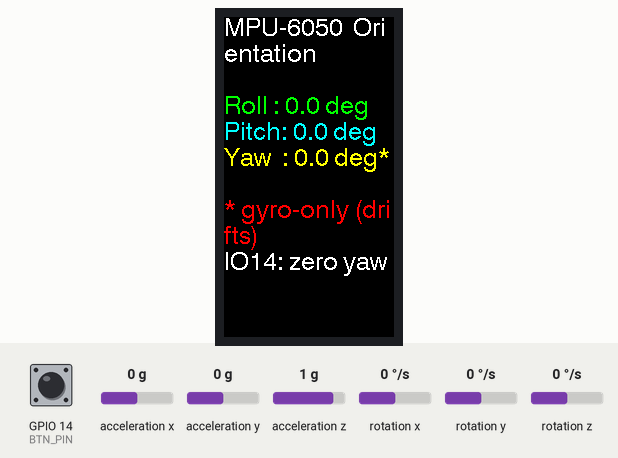
Bench run of a sketch on a simulated ESP32-S3. Parts: 170×320 colour display. Wiring (inferred from the names in the program): MPU-6050 motion sensor at I2C address 0x68. Inputs (shaded band) come from the test bench; at power-on: acceleration x 0 g, acceleration y 0 g, acceleration z 1 g, rotation y 0 °/s, GPIO 14 (BTN_PIN) HIGH, rotation x 0 °/s, rotation z 0 °/s.

Above: at 6.9 s.
7.0 s: acceleration x set to -1.4 g
At 7.32 s:
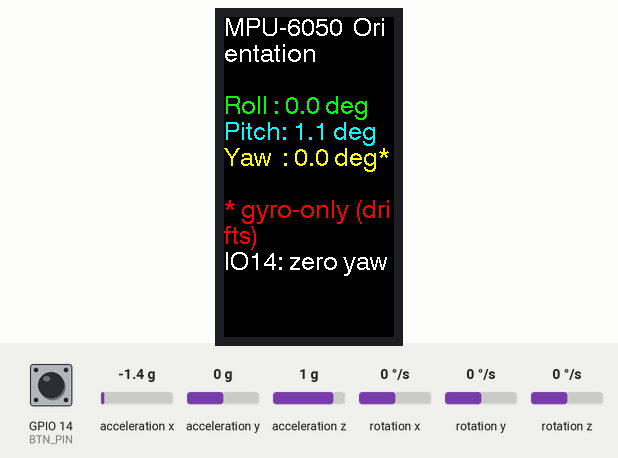
10.0 s: acceleration y set to -1.4 g
At 10.44 s:
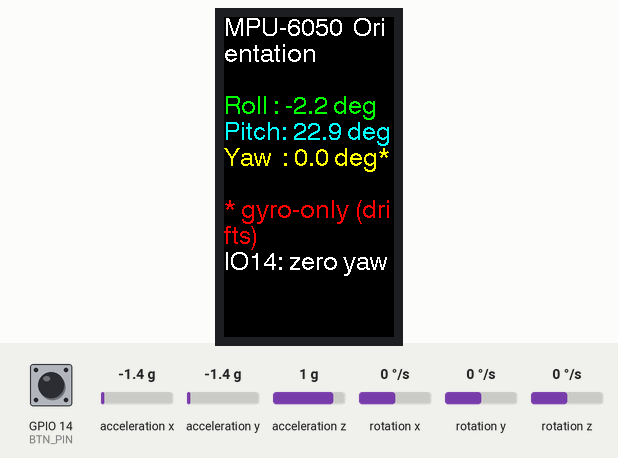
13.0 s: acceleration z set to 0 g
At 13.47 s:
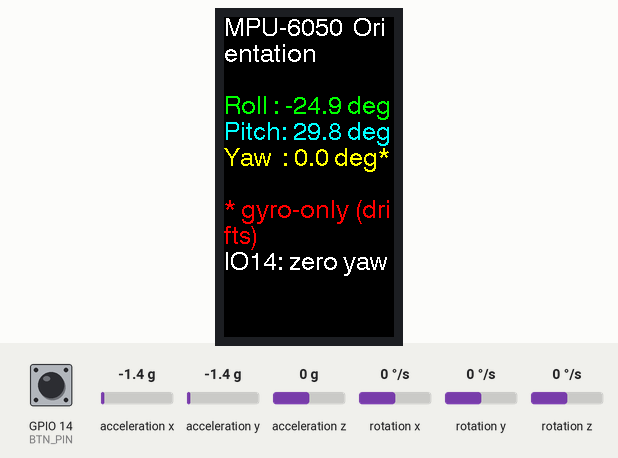
16.0 s: rotation y set to -192 °/s
At 16.62 s:
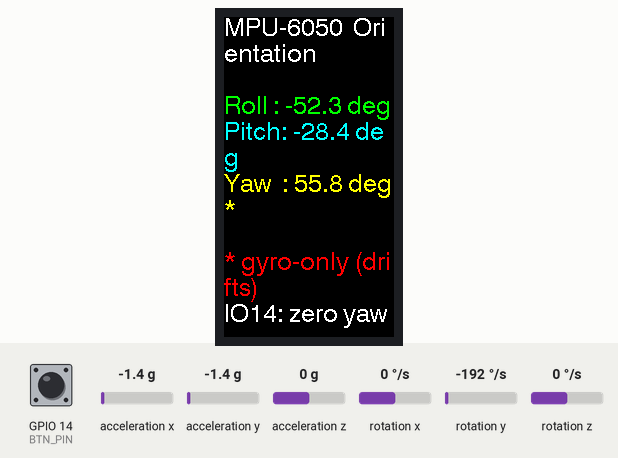
19.0 s: GPIO 14 (BTN_PIN) pulled LOW for 0.15 s
At 19.46 s:
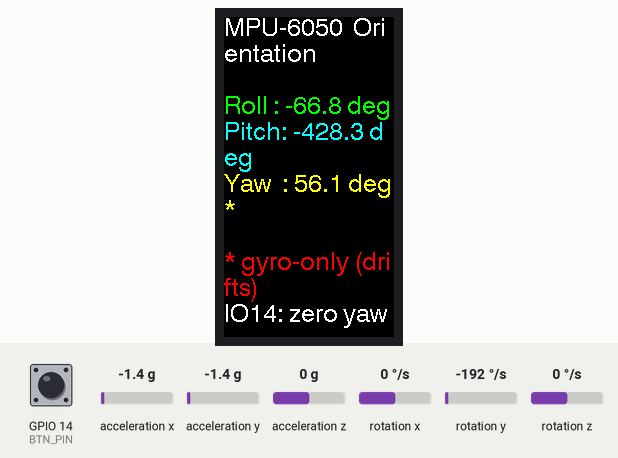
19.7 s: GPIO 14 (BTN_PIN) pulled LOW for 1 s
At 20.17 s:
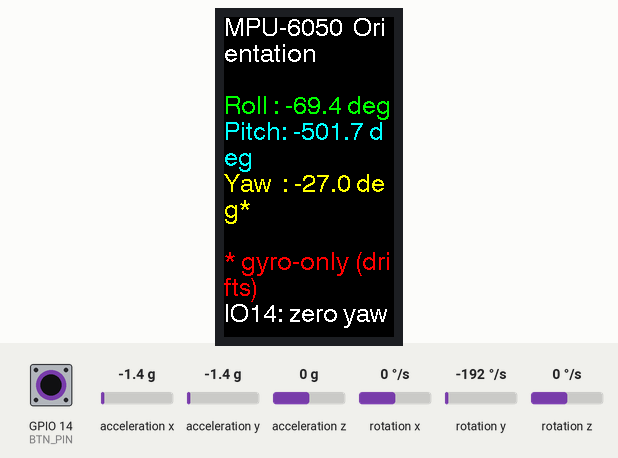

The sketch:

ESP_gyro_fixed_yaw.ino
```cpp
// T-Display S3 + GY-521 (MPU-6050) — reduced yaw drift
// Exact same TFT_eSPI drawing style as your screen test.

#include <SPI.h>
#include <TFT_eSPI.h>
#include <Wire.h>
#include <math.h>

TFT_eSPI tft = TFT_eSPI();

// ---- Pins ----
#define I2C_SDA 21
#define I2C_SCL 16
#define BTN_PIN 14   // press to zero yaw (active-LOW)

// ---- MPU-6050 registers ----
static const uint8_t MPU_ADDR_0 = 0x68;
static const uint8_t MPU_ADDR_1 = 0x69;
uint8_t MPU_ADDR = MPU_ADDR_0;

#define REG_SMPLRT_DIV   0x19
#define REG_CONFIG       0x1A
#define REG_GYRO_CONFIG  0x1B
#define REG_ACCEL_CONFIG 0x1C
#define REG_INT_ENABLE   0x38
#define REG_ACCEL_XOUT_H 0x3B
#define REG_PWR_MGMT_1   0x6B
#define REG_WHO_AM_I     0x75

// ---- scales ----
// Use ±250 dps for finer resolution:
static const float GYRO_SENS  = 131.0f;   // LSB/°/s  (±250 dps)
static const float ACCEL_SENS = 16384.0f; // LSB/g    (±2g)

// ---- complementary filter ----
float roll_f = 0.0f, pitch_f = 0.0f, yaw_f = 0.0f;
const float alpha = 0.98f; // 98% gyro / 2% accel for tilt

// Gyro bias in °/s (we’ll work in physical units to avoid confusion)
float gbx = 0.0f, gby = 0.0f, gbz = 0.0f;

// In-run yaw zero
float yaw_zero = 0.0f;

// Timing
uint32_t lastMicros = 0;
uint32_t lastDrawMs = 0;

// Button debounce
int lastBtn = HIGH;
uint32_t lastBtnMs = 0;

// ---- I2C helpers ----
bool i2cWrite8(uint8_t addr, uint8_t reg, uint8_t data) {
  Wire.beginTransmission(addr);
  Wire.write(reg);
  Wire.write(data);
  return Wire.endTransmission() == 0;
}

bool i2cReadBytes(uint8_t addr, uint8_t reg, uint8_t* buf, size_t n) {
  Wire.beginTransmission(addr);
  Wire.write(reg);
  if (Wire.endTransmission(false) != 0) return false;
  if (Wire.requestFrom((int)addr, (int)n) != (int)n) return false;
  for (size_t i=0;i<n;++i) buf[i] = Wire.read();
  return true;
}

bool mpuProbe(uint8_t addr) {
  uint8_t who=0;
  if (!i2cReadBytes(addr, REG_WHO_AM_I, &who, 1)) return false;
  return (who == 0x68);
}

bool mpuInit() {
  if      (mpuProbe(MPU_ADDR_0)) MPU_ADDR = MPU_ADDR_0;
  else if (mpuProbe(MPU_ADDR_1)) MPU_ADDR = MPU_ADDR_1;
  else return false;

  // Wake + config
  if (!i2cWrite8(MPU_ADDR, REG_PWR_MGMT_1, 0x00)) return false; // wake
  delay(100);
  i2cWrite8(MPU_ADDR, REG_SMPLRT_DIV, 9);      // 100 Hz
  i2cWrite8(MPU_ADDR, REG_CONFIG, 0x03);       // ~42 Hz DLPF
  i2cWrite8(MPU_ADDR, REG_GYRO_CONFIG, 0x00);  // FS_SEL=0 => ±250 dps
  i2cWrite8(MPU_ADDR, REG_ACCEL_CONFIG, 0x00); // ±2g
  i2cWrite8(MPU_ADDR, REG_INT_ENABLE, 0x00);
  return true;
}

bool mpuReadRaw(int16_t &ax,int16_t &ay,int16_t &az,int16_t &gx,int16_t &gy,int16_t &gz) {
  uint8_t b[14];
  if (!i2cReadBytes(MPU_ADDR, REG_ACCEL_XOUT_H, b, 14)) return false;
  ax=(int16_t)((b[0]<<8)|b[1]); ay=(int16_t)((b[2]<<8)|b[3]); az=(int16_t)((b[4]<<8)|b[5]);
  gx=(int16_t)((b[8]<<8)|b[9]); gy=(int16_t)((b[10]<<8)|b[11]); gz=(int16_t)((b[12]<<8)|b[13]);
  return true;
}

// Long, quiet calibration; keep sensor still
void calibrateGyro(uint16_t N=1500) {
  long sx=0, sy=0, sz=0;
  for (uint16_t i=0;i<N;++i) {
    int16_t ax,ay,az,gx,gy,gz;
    if (mpuReadRaw(ax,ay,az,gx,gy,gz)) {
      sx += gx; sy += gy; sz += gz;
    }
    delay(2);
  }
  // Convert to °/s biases
  gbx = (sx / (float)N) / GYRO_SENS;
  gby = (sy / (float)N) / GYRO_SENS;
  gbz = (sz / (float)N) / GYRO_SENS;
}

// Helpers
static inline float rad2deg(float r){ return r * 57.2957795f; }
static inline float deg2rad(float d){ return d * 0.01745329252f; }
static inline float wrap180(float a){ while (a>180) a-=360; while (a<-180) a+=360; return a; }

void updateFilter() {
  int16_t axr,ayr,azr,gxr,gyr,gzr;
  if (!mpuReadRaw(axr,ayr,azr,gxr,gyr,gzr)) return;

  // Convert to g and °/s
  float ax = axr / ACCEL_SENS;
  float ay = ayr / ACCEL_SENS;
  float az = azr / ACCEL_SENS;

  float gx_dps = (gxr / GYRO_SENS) - gbx;
  float gy_dps = (gyr / GYRO_SENS) - gby;
  float gz_dps = (gzr / GYRO_SENS) - gbz;

  // Small deadband to avoid integrating noise
  if (fabsf(gx_dps) < 0.03f) gx_dps = 0;
  if (fabsf(gy_dps) < 0.03f) gy_dps = 0;
  if (fabsf(gz_dps) < 0.03f) gz_dps = 0;

  // dt
  uint32_t now = micros();
  float dt = (now - lastMicros) * 1e-6f;
  lastMicros = now;
  if (dt <= 0 || dt > 0.2f) dt = 0.01f;

  // Accel tilt (deg)
  float rollAcc  = rad2deg(atan2f(ay, az));
  float pitchAcc = rad2deg(atan2f(-ax, sqrtf(ay*ay + az*az)));

  // Integrate tilt from gyro (deg)
  float rollGy  = roll_f  + gx_dps * dt;
  float pitchGy = pitch_f + gy_dps * dt;

  // Complementary blend for tilt
  roll_f  = alpha * rollGy  + (1.0f - alpha) * rollAcc;
  pitch_f = alpha * pitchGy + (1.0f - alpha) * pitchAcc;

  // ---- Better yaw rate using full kinematics ----
  // p,q,r in rad/s:
  float p = deg2rad(gx_dps), q = deg2rad(gy_dps), r = deg2rad(gz_dps);
  float phi = deg2rad(roll_f);
  float th  = deg2rad(pitch_f);
  float cth = cosf(th);
  float yawRate_rad;
  if (fabsf(cth) > 0.1f) {
    yawRate_rad = (q * sinf(phi) + r * cosf(phi)) / cth;
  } else {
    yawRate_rad = r; // avoid blow-up near ±90° pitch
  }
  float yawRate_dps = rad2deg(yawRate_rad);

  // Integrate yaw
  yaw_f += yawRate_dps * dt;

  // ---- In-run bias trimming when stationary ----
  // Gate: |acc| ~ 1g and small rates for a short window
  static float still_ms = 0.0f;
  float accNorm  = sqrtf(ax*ax + ay*ay + az*az);
  float gyroNorm = sqrtf(gx_dps*gx_dps + gy_dps*gy_dps + gz_dps*gz_dps);

  if (fabsf(accNorm - 1.0f) < 0.02f && gyroNorm < 0.5f) {
    still_ms += dt * 1000.0f;
    if (still_ms > 600.0f) {
      // Adapt biases very slowly toward current tiny rates
      float k = 0.0015f; // adaptation gain per update (~0.15%/s at 100 Hz)
      gbx += k * gx_dps;
      gby += k * gy_dps;
      gbz += k * gz_dps;
    }
  } else {
    still_ms = 0.0f;
  }
}

void drawPage(float yaw_show) {
  // Same drawing style as your test
  tft.fillScreen(TFT_BLACK);
  tft.setCursor(0, 0, 4);

  tft.setTextColor(TFT_WHITE, TFT_BLACK);
  tft.println("MPU-6050  Orientation\n");

  tft.setTextColor(TFT_GREEN, TFT_BLACK);
  tft.print("Roll : ");  tft.print(roll_f, 1);  tft.println(" deg");

  tft.setTextColor(TFT_CYAN, TFT_BLACK);
  tft.print("Pitch: ");  tft.print(pitch_f, 1); tft.println(" deg");

  tft.setTextColor(TFT_YELLOW, TFT_BLACK);
  tft.print("Yaw  : ");  tft.print(yaw_show, 1); tft.println(" deg*");

  tft.setTextColor(TFT_RED, TFT_BLACK);
  tft.println("\n* gyro-only (drifts)");
  tft.setTextColor(TFT_WHITE, TFT_BLACK);
  tft.println("IO14: zero yaw");
}

void setup() {
  pinMode(BTN_PIN, INPUT_PULLUP);

  // Display (exact pattern as your screen test)
  tft.init();
  tft.fillScreen(TFT_BLACK);
  tft.setCursor(0, 0, 4);
  tft.setTextColor(TFT_WHITE, TFT_BLACK);
  tft.println("Initialised default\n");
  tft.println("Setting up IMU...");

  // I2C
  Wire.begin(I2C_SDA, I2C_SCL, 400000);

  if (!mpuInit()) {
    tft.setTextColor(TFT_RED, TFT_BLACK);
    tft.println("MPU not found at 0x68/0x69!");
    while (true) delay(100);
  }

  tft.setTextColor(TFT_WHITE, TFT_BLACK);
  tft.println("Calibrating gyro...");
  calibrateGyro(1500);

  // Seed tilt
  int16_t ax,ay,az,gx,gy,gz;
  if (mpuReadRaw(ax,ay,az,gx,gy,gz)) {
    float axg=ax/ACCEL_SENS, ayg=ay/ACCEL_SENS, azg=az/ACCEL_SENS;
    roll_f  = rad2deg(atan2f(ayg, azg));
    pitch_f = rad2deg(atan2f(-axg, sqrtf(ayg*ayg + azg*azg)));
    yaw_f   = 0.0f;
  }

  lastMicros = micros();
  lastDrawMs = millis();

  drawPage(0.0f);
}

void loop() {
  updateFilter();

  // IO14 → zero yaw (debounced)
  int b = digitalRead(BTN_PIN);
  uint32_t now = millis();
  if (b != lastBtn && (now - lastBtnMs) > 25) {
    lastBtnMs = now;
    if (b == LOW) yaw_zero = yaw_f;  // capture current as zero
    lastBtn = b;
  }

  if (now - lastDrawMs >= 100) {
    lastDrawMs = now;
    float yaw_show = wrap180(yaw_f - yaw_zero);
    drawPage(yaw_show);
  }

  delay(2);
}
```

Measured:
- after the input at 7.0 s, the display: changes after 0.15 s (image 1)
